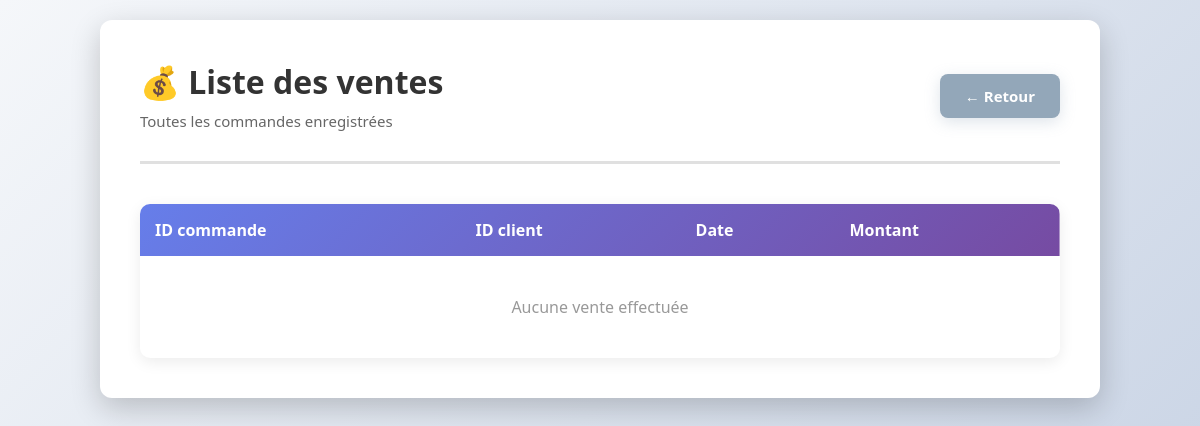
Before: /listevente.php with the older database file.
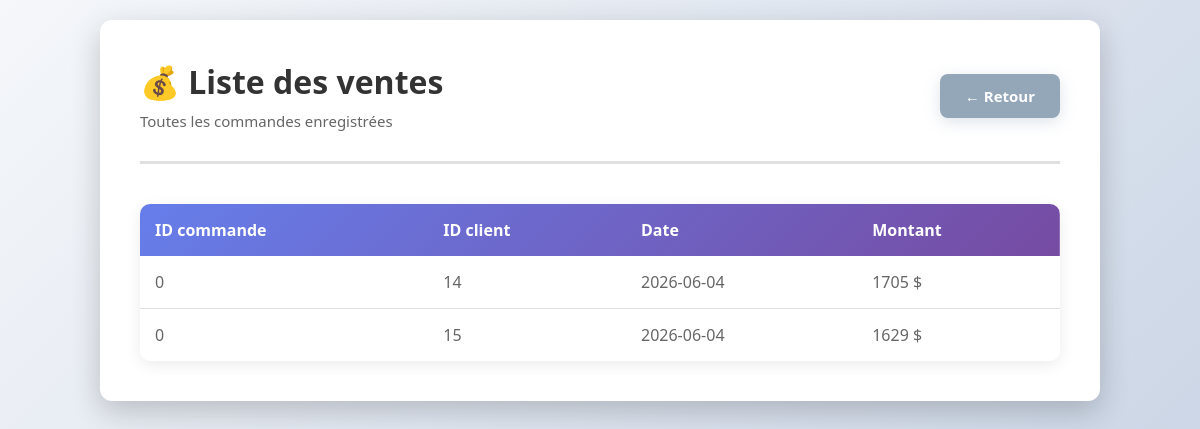
After: the same page with the newer database file.
### tables this page shows
CREATE TABLE `commande` (
  `id_comm` mediumint(8) NOT NULL,
  `id_client` mediumint(8) NOT NULL,
  `date` date NOT NULL,
  `montant` int(50) NOT NULL
);

### listevente.php (the view, shortened to what this page needs)
<?php
try {
    $bdd = new PDO('mysql:host=localhost;dbname=site;charset=utf8', 'root', '');
    $bdd->setAttribute(PDO::ATTR_ERRMODE, PDO::ERRMODE_EXCEPTION);
    $stmt = $bdd->query(
        'SELECT c.id_comm, c.id_client,c.date, c.montant
         FROM commande c
         LEFT JOIN client cl ON c.id_client = cl.id_client
         ORDER BY c.date DESC, c.id_comm DESC'
    );
    $ventes = $stmt->fetchAll(PDO::FETCH_ASSOC);
} catch (PDOException $e) {
    $ventes = [];
    $error = 'Impossible de récupérer les ventes : ' . $e->getMessage();
}
?>
<!DOCTYPE html>
<html lang="fr">
<head>
</head>
<body>
    <div class="container">
        <div class="page-card">
            <div class="page-header">
                <div>
                    <h1>💰 Liste des ventes</h1>
                    <p class="page-subtitle">Toutes les commandes enregistrées</p>
                </div>
                <div class="page-actions">
                    <a href="accueil.php" class="btn btn-secondary">← Retour</a>
                </div>
            </div>
            <table>
                <thead>
                    <tr>
                        <th>ID commande</th>
                        <th>ID client</th>
                        <th>Date</th>
                        <th>Montant</th>
                    </tr>
                </thead>
                <tbody>
                    <?php if (!empty($ventes)) : ?>
                        <?php foreach ($ventes as $vente) : ?>
                            <tr>
                                <td><?php echo htmlspecialchars($vente['id_comm']); ?></td>
                                <td><?php echo htmlspecialchars($vente['id_client']); ?></td>
                                <td><?php echo htmlspecialchars($vente['date']); ?></td>
                                <td><?php echo htmlspecialchars($vente['montant']); ?> $</td>
                            </tr>
                        <?php endforeach; ?>
                    <?php else : ?>
                        <tr>
                            <td colspan="4" class="empty-state">Aucune vente effectuée</td>
                        </tr>
                    <?php endif; ?>
                </tbody>
            </table>
        </div>
    </div>
</body>
</html>

Changed rows visible on the page:
added commande: id_comm "0", id_client "14", date "2026-06-04", montant "1705"
added commande: id_comm "0", id_client "15", date "2026-06-04", montant "1629"
Other visible differences:
text no longer shown: "Aucune vente effectuée"
